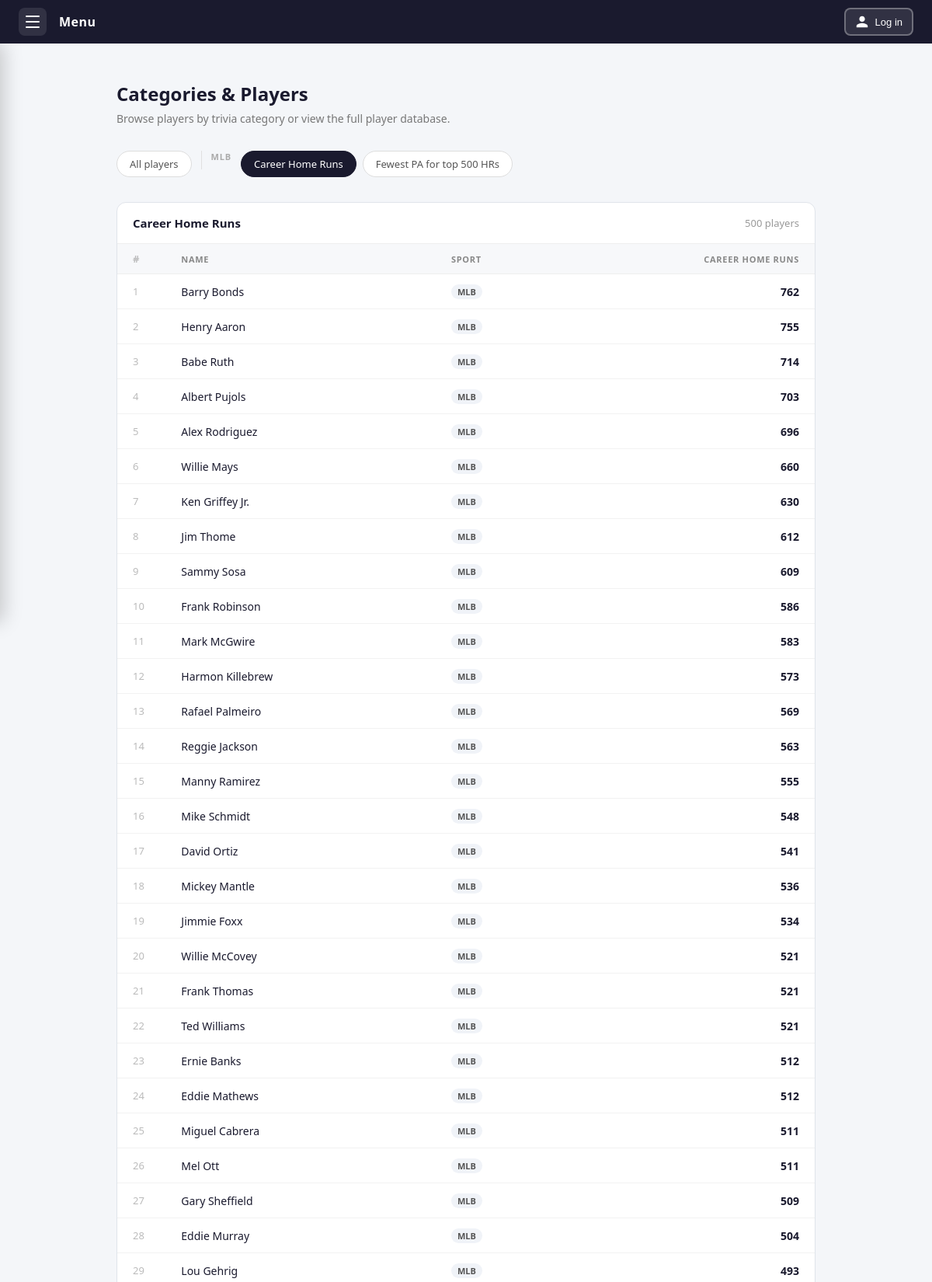
Page /categories-and-players/?category=9 (upper part) on the committed database.
### myapp/models.py (models this page shows, shortened)
class TriviaCategory(models.Model):
    SPORT_CHOICES = [
        ('mlb', 'MLB'),
        ('nfl', 'NFL'),
    ]
    sport = models.CharField(max_length=20, choices=SPORT_CHOICES, default='mlb')
    title = models.CharField(max_length=100)
    description = models.TextField()
    stat_code = models.CharField(max_length=50, unique=True)
    recommended_pinpoint = models.IntegerField(null=True, blank=True)
    total_players = models.IntegerField(null=True, blank=True)
    verified = models.BooleanField(default=False)
    players = models.ManyToManyField(Player, blank=True, related_name='trivia_categories')

class Player(models.Model):
    SPORT_CHOICES = [
        ('mlb', 'MLB'),
        ('nfl', 'NFL'),
    ]
    sport = models.CharField(max_length=20, choices=SPORT_CHOICES, default='mlb')
    name = models.CharField(max_length=100)
    stats = models.JSONField(default=dict, blank=True)

### myapp/views.py (the view)
# urls.py: path('categories-and-players/', views.categories_and_players, name='categories_and_players'),
def categories_and_players(request):
    categories = TriviaCategory.objects.all().order_by('sport', 'title')
    selected_category_id = request.GET.get('category', '')
    if selected_category_id == 'all':
        players = Player.objects.all().order_by('name')
        selected_category = None
    elif selected_category_id:
        try:
            selected_category = TriviaCategory.objects.get(id=selected_category_id)
            players = selected_category.players.all()
            players = sorted(players, key=lambda p: p.stats.get(selected_category.stat_code, 0), reverse=True)
        except TriviaCategory.DoesNotExist:
            selected_category = None
            players = []
    else:
        selected_category = None
        players = []
    return render(request, 'myapp/categories_and_players.html', {
        'categories': categories,
        'players': players,
        'selected_category': selected_category,
        'selected_category_id': selected_category_id,
    })

### myapp/templatetags/dict_extras.py (called while the page is built)
@register.filter
def get_item(dictionary, key):
    return dictionary.get(key)

### myapp/templates/myapp/categories_and_players.html (shortened to what this page needs)
{% extends 'myapp/base.html' %}
{% block content %}
{% load dict_extras %}
<div class="cap-page">
   <h1 class="cap-title">Categories & Players</h1>
   <p class="cap-subtitle">Browse players by trivia category or view the full player database.</p>
   <div class="cap-selector">
      <a href="?category=all"
         class="cap-chip {% if selected_category_id == 'all' %}selected{% endif %}">
         All players
      </a>
      {% regroup categories by get_sport_display as sport_groups %}
      {% for group in sport_groups %}
         <span class="cap-group-label">{{ group.grouper }}</span>
         {% for cat in group.list %}
            <a href="?category={{ cat.id }}"
               class="cap-chip {% if selected_category.id == cat.id %}selected{% endif %}">
               {{ cat.title }}
            </a>
         {% endfor %}
      {% endfor %}
   </div>
   {% if selected_category_id %}
   <div class="cap-table-wrap">
      <div class="cap-table-header">
         {% if selected_category %}
            <p class="cap-table-title">{{ selected_category.title }}</p>
            <span class="cap-table-meta">{{ players|length }} player{{ players|length|pluralize }}</span>
         {% else %}
            <p class="cap-table-title">All players</p>
            <span class="cap-table-meta">{{ players|length }} player{{ players|length|pluralize }}</span>
         {% endif %}
      </div>
      {% if players %}
      <table>
         <thead>
            <tr>
               {% if selected_category_id != 'all' %}<th class="rank-cell">#</th>{% endif %}
               <th>Name</th>
               <th>Sport</th>
               {% if selected_category %}
                  <th class="num">{{ selected_category.title }}</th>
               {% else %}
                  <th>Stats</th>
               {% endif %}
            </tr>
         </thead>
         <tbody>
            {% for player in players %}
            <tr>
               {% if selected_category_id != 'all' %}
                  <td class="rank-cell">{{ forloop.counter }}</td>
               {% endif %}
               <td>{{ player.name }}</td>
               <td><span class="sport-badge">{{ player.sport|upper }}</span></td>
               {% if selected_category %}
                  <td class="num">{{ player.stats|get_item:selected_category.stat_code|default:"—" }}</td>
               {% else %}
                  <td class="muted">
                     {% for key, val in player.stats.items %}
                        {{ key }}: {{ val }}{% if not forloop.last %}, {% endif %}
                     {% endfor %}
                  </td>
               {% endif %}
            </tr>
            {% endfor %}
         </tbody>
      </table>
      {% else %}
      <div class="empty-state">
         <svg viewBox="0 0 24 24" width="36" height="36"><path d="M12 2C6.48 2 2 6.48 2 12s4.48 10 10 10 10-4.48 10-10S17.52 2 12 2zm0 18c-4.41 0-8-3.59-8-8s3.59-8 8-8 8 3.59 8 8-3.59 8-8 8zm-1-13h2v6h-2zm0 8h2v2h-2z"/></svg>
         No players found.
      </div>
      {% endif %}
   </div>
   {% else %}
   <div class="empty-state" style="padding:48px 0;">
      <svg viewBox="0 0 24 24" width="36" height="36"><path d="M3 13h2v-2H3v2zm0 4h2v-2H3v2zm0-8h2V7H3v2zm4 4h14v-2H7v2zm0 4h14v-2H7v2zM7 7v2h14V7H7z"/></svg>
      Select a category above to get started.
   </div>
   {% endif %}
</div>
{% endblock %}

### myapp/templates/myapp/base.html (style rules this page uses)
* { margin: 0; padding: 0; box-sizing: border-box; }
body { font-family: 'Segoe UI', sans-serif; background: #f4f6f9; color: #1a1a2e; }

### myapp/templates/myapp/categories_and_players.html (style rules this page uses)
.cap-page { max-width: 900px; margin: 0 auto; padding: 2rem 0 3rem; }
.cap-title { font-size: 24px; font-weight: 600; color: #1a1a2e; margin: 0 0 6px; }
.cap-subtitle { font-size: 14px; color: #777; margin: 0 0 2rem; }
.cap-selector { display: flex; flex-wrap: wrap; gap: 8px; margin-bottom: 2rem; }
.cap-chip { padding: 7px 16px; border-radius: 20px; border: 1px solid #ddd; background: #fff; font-size: 13px; font-weight: 500; color: #555; cursor: pointer; text-decoration: none; transition: border-color 0.15s, background 0.15s, color 0.15s; }
.cap-chip.selected { background: #1a1a2e; border-color: #1a1a2e; color: #fff; }
.cap-group-label { font-size: 11px; font-weight: 600; text-transform: uppercase; letter-spacing: 0.8px; color: #aaa; margin-right: 4px; }
.cap-table-wrap { background: #fff; border-radius: 12px; border: 1px solid #e0e4ea; overflow: hidden; }
.cap-table-header { display: flex; align-items: center; justify-content: space-between; padding: 16px 20px; border-bottom: 1px solid #eee; }
.cap-table-title { font-size: 15px; font-weight: 600; color: #1a1a2e; margin: 0; }
.cap-table-meta { font-size: 13px; color: #999; }
table { width: 100%; border-collapse: collapse; }
thead th { background: #f7f8fa; font-size: 11px; font-weight: 600; text-transform: uppercase; letter-spacing: 0.7px; color: #888; padding: 10px 20px; text-align: left; border-bottom: 1px solid #eee; }
thead th.num { text-align: right; }
tbody tr { border-bottom: 1px solid #f2f2f2; transition: background 0.1s; }
tbody td { padding: 12px 20px; font-size: 14px; color: #1a1a2e; }
tbody td.num { text-align: right; font-weight: 600; color: #1a1a2e; font-variant-numeric: tabular-nums; }
.rank-cell { font-size: 13px; color: #bbb; font-variant-numeric: tabular-nums; width: 40px; }
.sport-badge { display: inline-block; padding: 2px 8px; border-radius: 20px; font-size: 11px; font-weight: 600; background: #f0f3f8; color: #555; }

### rows in the picture
TriviaCategory: title "Career Home Runs", title "CAREER HOME RUNS"
TriviaCategory: title "Fewest PA for top 500 HRs"
Player: name "Barry Bonds", sport "MLB", stats|get_item "762"
Player: name "Henry Aaron", sport "MLB", stats|get_item "755"
Player: name "Babe Ruth", sport "MLB", stats|get_item "714"
Player: name "Albert Pujols", sport "MLB", stats|get_item "703"
Player: name "Alex Rodriguez", sport "MLB", stats|get_item "696"
Player: name "Willie Mays", sport "MLB", stats|get_item "660"
Player: name "Ken Griffey Jr.", sport "MLB", stats|get_item "630"
Player: name "Jim Thome", sport "MLB", stats|get_item "612"
Player: name "Sammy Sosa", sport "MLB", stats|get_item "609"
Player: name "Frank Robinson", sport "MLB", stats|get_item "586"
Player: name "Mark McGwire", sport "MLB", stats|get_item "583"
Player: name "Harmon Killebrew", sport "MLB", stats|get_item "573"
Player: name "Rafael Palmeiro", sport "MLB", stats|get_item "569"
Player: name "Reggie Jackson", sport "MLB", stats|get_item "563"
Player: name "Manny Ramirez", sport "MLB", stats|get_item "555"
Player: name "Mike Schmidt", sport "MLB", stats|get_item "548"
Player: name "David Ortiz", sport "MLB", stats|get_item "541"
Player: name "Mickey Mantle", sport "MLB", stats|get_item "536"
Player: name "Jimmie Foxx", sport "MLB", stats|get_item "534"
Player: name "Willie McCovey", sport "MLB", stats|get_item "521"
Player: name "Frank Thomas", sport "MLB", stats|get_item "521"
Player: name "Ted Williams", sport "MLB", stats|get_item "521"
Player: name "Ernie Banks", sport "MLB", stats|get_item "512"
Player: name "Eddie Mathews", sport "MLB", stats|get_item "512"
Player: name "Miguel Cabrera", sport "MLB", stats|get_item "511"
Player: name "Mel Ott", sport "MLB", stats|get_item "511"
Player: name "Gary Sheffield", sport "MLB", stats|get_item "509"
Player: name "Eddie Murray", sport "MLB", stats|get_item "504"
Player: name "Lou Gehrig", sport "MLB", stats|get_item "493"

### other values in the picture
{{ group.grouper }} "MLB"
{{ players|length }} "500"
